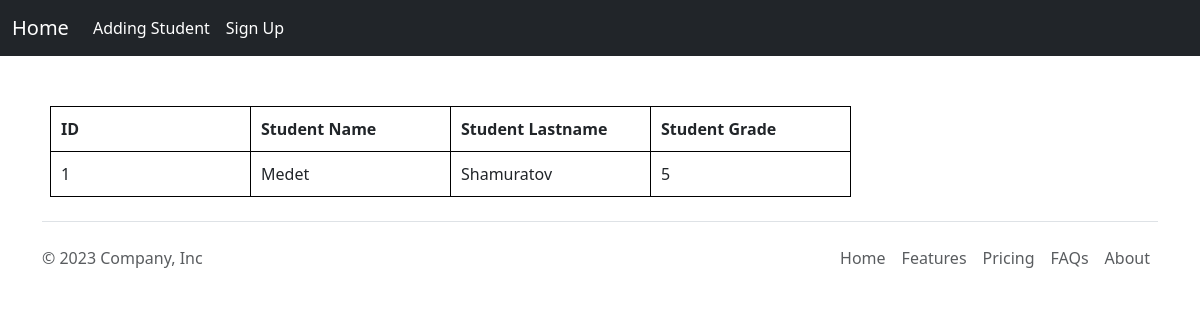
/detail/1, run on the app's committed database.
### app/models.py (models this page shows, shortened)
class Student(models.Model):
    name = models.CharField(max_length=30)
    lastname = models.CharField(max_length=30)
    grade = models.IntegerField()

### app/views.py (the view)
# urls.py: path('detail/<int:id>', StudentDetails.as_view(), name='detail'),
class StudentDetails(DetailView):
    model = Student
    template_name = 'detail.html'
    context_object_name = 'student_details'
    pk_url_kwarg = 'id'

### templates/detail.html (shortened to what this page needs)
{% extends 'base.html' %}
{% block content %}
    <table>
        <tr>
            <th> ID </th>
            <th> Student Name </th>
            <th> Student Lastname </th>
            <th> Student Grade </th>
        </tr>
        <tr>
            <td> {{ student_details.pk }} </td>
            <td> {{ student_details.name }} </td>
            <td> {{ student_details.lastname }} </td>
            <td> {{ student_details.grade }} </td>
        </tr>
    </table>
{% endblock %}

### static/css/style.css (style rules this page uses)
* { margin-top:0px; padding:0px; }
th, td { border: 1px solid black; padding: 10px; width:200px; }

### data on the page
Student: pk "1", name "Medet", lastname "Shamuratov", grade "5"
